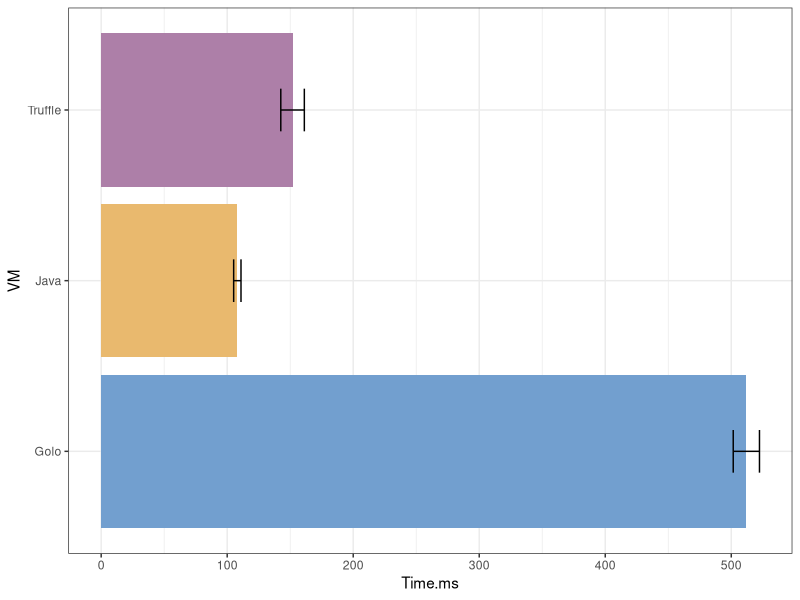

R code for this plot:
## ---- chunk 1
## Avoid the usual ReBench setup
library(ggplot2)
library(plyr)
times_java_ns <- c(108918, 109289, 108809, 114980, 104198, 107264, 108012, 109215, 104651, 107225, 105856)
times_golo_ns <- c(526187, 506568, 519333, 515142, 511595, 512679, 522535, 488186, 511581, 502145, 515739)
times_truf_ns <- c(161553, 148300, 147966, 162410, 146236, 145177, 131284, 153684, 154017, 159938, 159999)

data <- data.frame(VM = c(rep("Java", 11), rep("Golo", 11), rep("Truffle", 11)), Time.ns = c(times_java_ns, times_golo_ns, times_truf_ns), stringsAsFactors = TRUE)
stats <- ddply(data, ~ VM, summarise, Time.ms = mean(Time.ns) / 1000, sd = sd(Time.ns) / 1000)
col <- c("#729fcf", "#e9b96e", "#ad7fa8")
ggplot(stats, aes(x = VM, y = Time.ms, fill = VM)) +
  geom_bar(stat = "identity") +
  geom_errorbar(aes(ymax = Time.ms + sd, ymin = Time.ms - sd), width=0.25) +
  coord_flip() + theme_bw() + scale_fill_manual(values=col) +
  theme(legend.position="none")
  
  
g <- stats[stats$VM == "Golo",]$Time.ms
j <- stats[stats$VM == "Java",]$Time.ms
t <- stats[stats$VM == "Truffle",]$Time.ms
slowdown_g <- round(g / j, 1)
slowdown_t <- round(t / j, 1)
